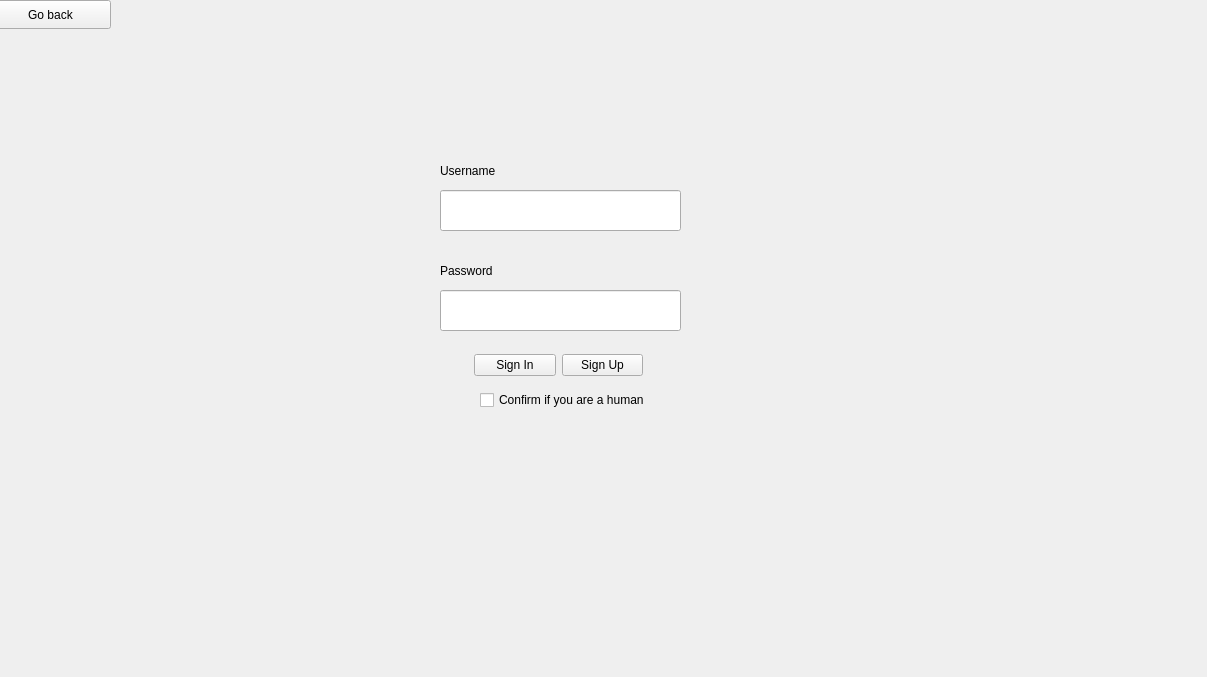
<?xml version="1.0" encoding="UTF-8"?>
<ui version="4.0">
 <class>artistLogin</class>
 <widget class="QMainWindow" name="artistLogin">
  <property name="geometry">
   <rect>
    <x>0</x>
    <y>0</y>
    <width>1207</width>
    <height>677</height>
   </rect>
  </property>
  <property name="windowTitle">
   <string>MainWindow</string>
  </property>
  <widget class="QWidget" name="centralwidget">
   <widget class="QStackedWidget" name="stackedWidget">
    <property name="geometry">
     <rect>
      <x>-10</x>
      <y>0</y>
      <width>1211</width>
      <height>671</height>
     </rect>
    </property>
    <property name="currentIndex">
     <number>0</number>
    </property>
    <widget class="QWidget" name="page_3">
     <widget class="QLineEdit" name="username_2">
      <property name="geometry">
       <rect>
        <x>450</x>
        <y>190</y>
        <width>241</width>
        <height>41</height>
       </rect>
      </property>
     </widget>
     <widget class="QLineEdit" name="password_2">
      <property name="geometry">
       <rect>
        <x>450</x>
        <y>290</y>
        <width>241</width>
        <height>41</height>
       </rect>
      </property>
     </widget>
     <widget class="QPushButton" name="goBack_2">
      <property name="geometry">
       <rect>
        <x>0</x>
        <y>0</y>
        <width>121</width>
        <height>29</height>
       </rect>
      </property>
      <property name="text">
       <string>Go back</string>
      </property>
     </widget>
     <widget class="QWidget" name="">
      <property name="geometry">
       <rect>
        <x>450</x>
        <y>150</y>
        <width>241</width>
        <height>42</height>
       </rect>
      </property>
      <layout class="QHBoxLayout" name="horizontalLayout">
       <item>
        <widget class="QLabel" name="user_2">
         <property name="text">
          <string>Username</string>
         </property>
        </widget>
       </item>
       <item>
        <widget class="QLabel" name="validUser_2">
         <property name="text">
          <string>&lt;html&gt;&lt;head/&gt;&lt;body&gt;&lt;p align=&quot;right&quot;&gt;&lt;br/&gt;&lt;/p&gt;&lt;/body&gt;&lt;/html&gt;</string>
         </property>
        </widget>
       </item>
      </layout>
     </widget>
     <widget class="QWidget" name="">
      <property name="geometry">
       <rect>
        <x>450</x>
        <y>250</y>
        <width>241</width>
        <height>42</height>
       </rect>
      </property>
      <layout class="QHBoxLayout" name="horizontalLayout_2">
       <item>
        <widget class="QLabel" name="pass_2">
         <property name="text">
          <string>Password</string>
         </property>
        </widget>
       </item>
       <item>
        <widget class="QLabel" name="validPass_2">
         <property name="text">
          <string>&lt;html&gt;&lt;head/&gt;&lt;body&gt;&lt;p align=&quot;right&quot;&gt;&lt;br/&gt;&lt;/p&gt;&lt;/body&gt;&lt;/html&gt;</string>
         </property>
        </widget>
       </item>
      </layout>
     </widget>
     <widget class="QWidget" name="">
      <property name="geometry">
       <rect>
        <x>484</x>
        <y>350</y>
        <width>169</width>
        <height>31</height>
       </rect>
      </property>
      <layout class="QHBoxLayout" name="horizontalLayout_3">
       <item>
        <widget class="QPushButton" name="Sign_In_2">
         <property name="text">
          <string>Sign In</string>
         </property>
        </widget>
       </item>
       <item>
        <widget class="QPushButton" name="Sign_Up_2">
         <property name="text">
          <string>Sign Up</string>
         </property>
        </widget>
       </item>
      </layout>
     </widget>
     <widget class="QWidget" name="">
      <property name="geometry">
       <rect>
        <x>490</x>
        <y>390</y>
        <width>211</width>
        <height>55</height>
       </rect>
      </property>
      <layout class="QVBoxLayout" name="verticalLayout">
       <item>
        <widget class="QCheckBox" name="confirmation_2">
         <property name="text">
          <string>Confirm if you are a human</string>
         </property>
        </widget>
       </item>
       <item>
        <widget class="QLabel" name="confirm_label_2">
         <property name="text">
          <string/>
         </property>
        </widget>
       </item>
      </layout>
     </widget>
    </widget>
    <widget class="QWidget" name="page_4"/>
   </widget>
  </widget>
 </widget>
 <resources/>
 <connections/>
</ui>
